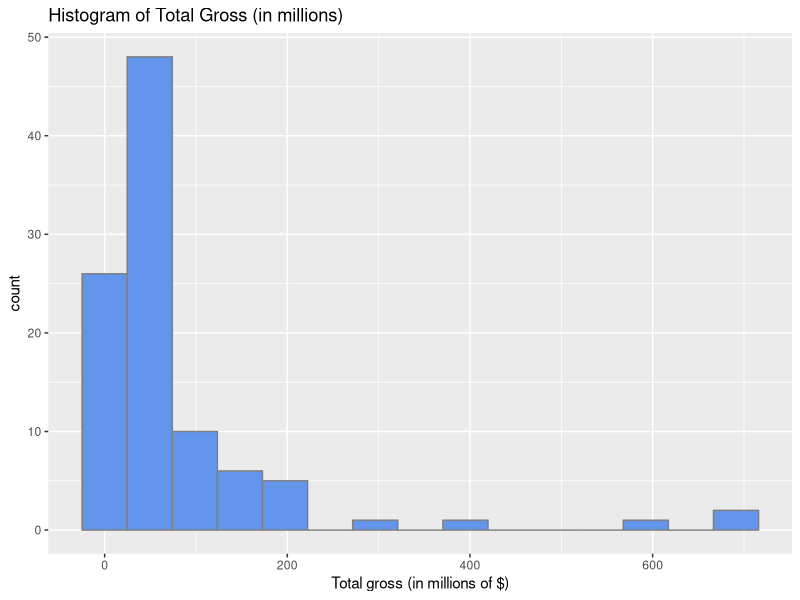
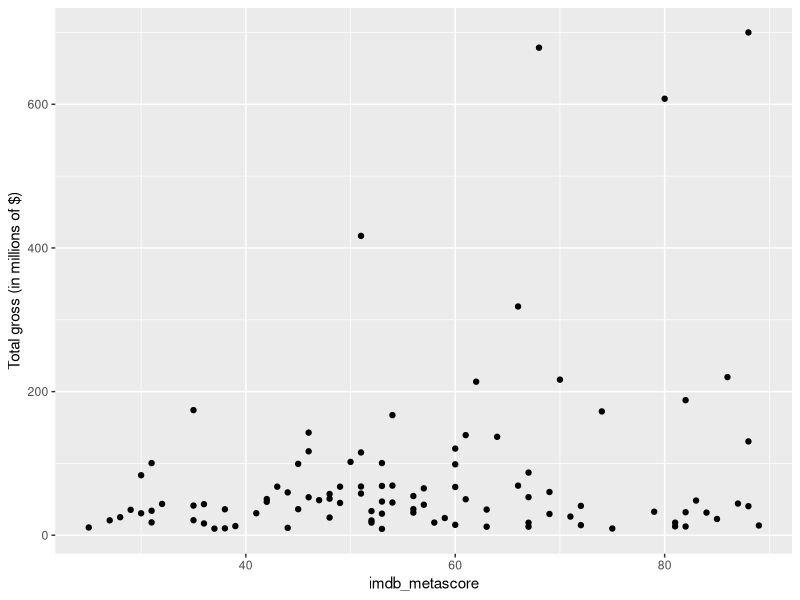
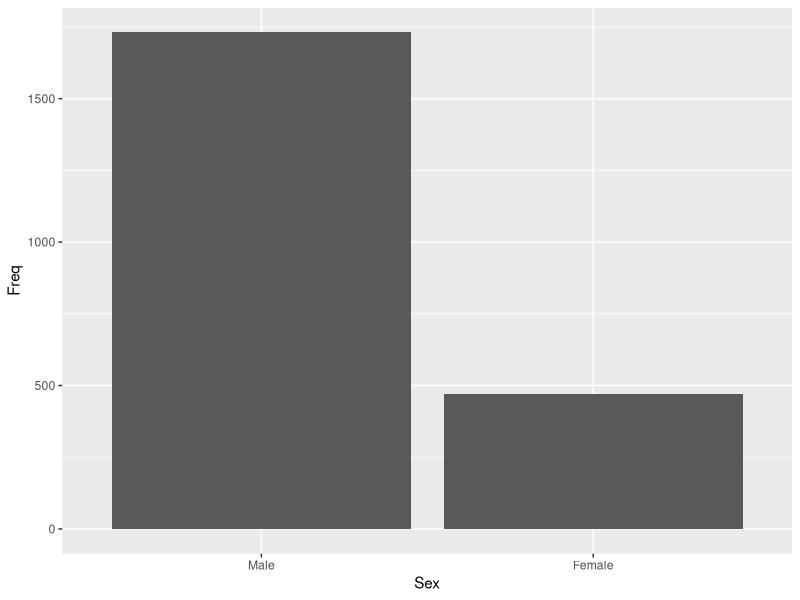
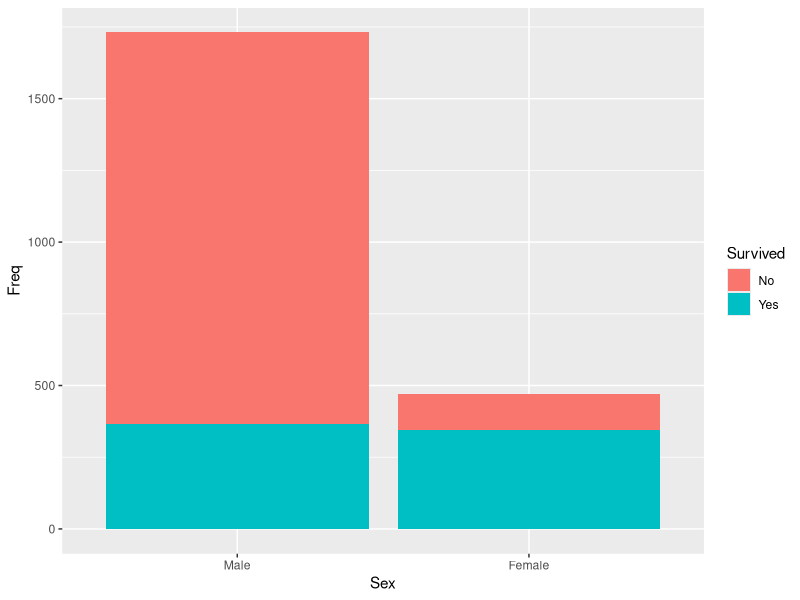
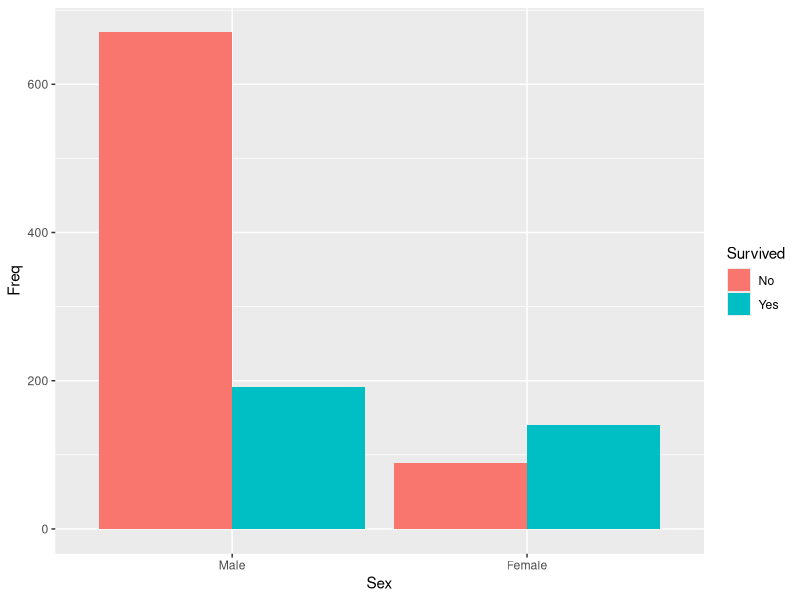

Generate these figures, in order, with R:
# LESSON 2 highlights
# Read, view data
library(tidyverse)
movies <- read_csv("data/boxoffice2018.csv")
head(movies)
View(movies)

# Histogram
ggplot(movies, aes(x = total_gross/1000000)) +
    geom_histogram(color = "grey50", fill = "cornflowerblue",
                   bins = 15) +
    xlab("Total gross (in millions of $)") +
    ggtitle("Histogram of Total Gross (in millions)")

# Scatterplot
ggplot(movies, aes(x = imdb_metascore,
                   y = total_gross/1000000)) +
    geom_point() + ylab("Total gross (in millions of $)")


# Bar chart
titanic <- as.data.frame(Titanic)
ggplot(titanic, aes(x = Sex, y = Freq)) + geom_col()

ggplot(titanic, aes(x = Sex, y = Freq, fill = Survived)) +
    geom_col()

ggplot(titanic, aes(Sex, Freq, fill = Survived)) +
    geom_col(position = "dodge")
